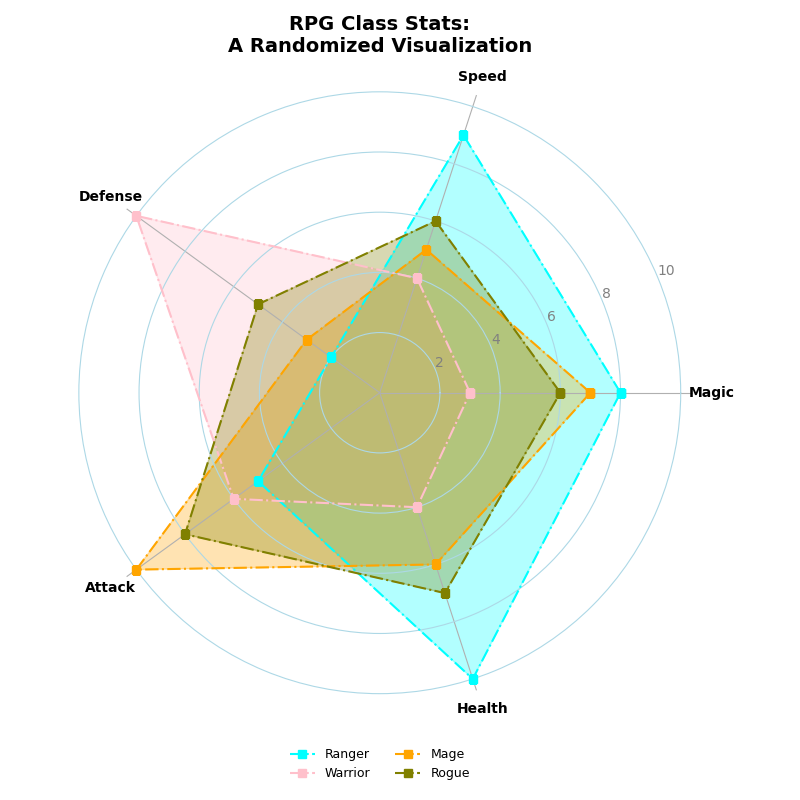

The script that drew this image:
import numpy as np
import matplotlib.pyplot as plt
from math import pi

categories = ['Magic', 'Speed', 'Defense', 'Attack', 'Health']
num_vars = len(categories)

warrior = [8, 9, 2, 5, 10]
mage = [3, 4, 10, 6, 4]
rogue = [7, 5, 3, 10, 6]
ranger = [6, 6, 5, 8, 7]

data = [warrior, mage, rogue, ranger]
classes = ['Ranger', 'Warrior', 'Mage', 'Rogue']
colors = ['cyan', 'pink', 'orange', 'olive']

angles = np.linspace(0, 2 * pi, num_vars, endpoint=False).tolist()
angles += angles[:1]

def plot_radar_chart(ax, data, color, label):
    data += data[:1]
    linestyle_options = ['dashed', 'dashdot', 'dotted']
    marker_options = ['o', 's', 'x', '^']

    ax.plot(angles, data, color=color, linewidth=1.5, linestyle=linestyle_options[1], marker=marker_options[1], label=label)
    ax.fill(angles, data, color=color, alpha=0.3)

fig, ax = plt.subplots(figsize=(8, 8), subplot_kw=dict(polar=True))

for idx, class_data in enumerate(data):
    plot_radar_chart(ax, class_data, colors[idx], classes[idx])

ax.set_yticks([2, 4, 6, 8, 10])
ax.set_yticklabels([str(i) for i in range(2, 12, 2)], color='gray')
ax.set_xticks(angles[:-1])
ax.set_xticklabels(categories, fontsize=10, color='black', weight='bold')

ax.yaxis.grid(True, color='lightblue', linestyle='-')
ax.spines['polar'].set_visible(False)

plt.title('RPG Class Stats:\nA Randomized Visualization', size=14, weight='bold', pad=20)

ax.legend(loc='upper center', bbox_to_anchor=(0.5, -0.05), ncol=2, fontsize=9, frameon=False)

plt.tight_layout()

plt.show()
